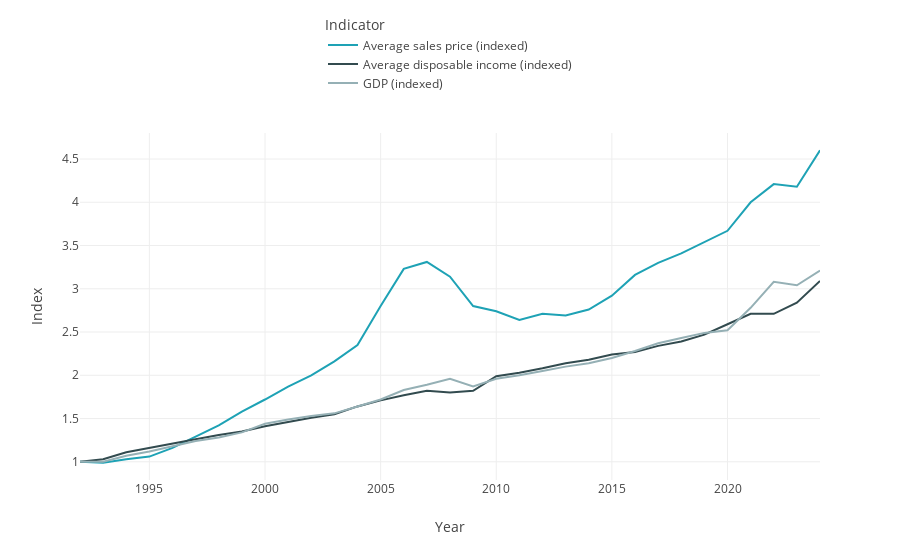

The notebook cell saved with this chart:
### Markdown cell above
### English

### Code cell
# Plotting the data on a chart
fig = px.line(
    data_to_display,
    x="Year",
    y="Index",
    color="Indicator",
)
# fig.update_layout({"title": chart_title_en})
fig.update_traces(textposition="top center")

# Customize the layout to position the legend in the middle on top
fig.update_layout(
    legend=dict(
        x=0.5,  # Position along the x-axis (0.5 is the center)
        y=1.1,  # Position above the plot area (greater than 1 to move it above)
        xanchor="center",  # Center the legend horizontally
        yanchor="bottom",  # Align the bottom of the legend to the y=1.1 position
        bgcolor="rgba(255, 255, 255, 0.5)",  # Transparent background for the legend
    ),
)

# Export to a standalone HTML file
html_str = pio.to_html(fig, full_html=False, include_plotlyjs="cdn")
with open("Charts/Figure3_EN.html", "w", encoding="utf-8") as f:
    f.write(html_str)

# Exporting as a PNG file
# fig.write_image("Charts/Figure3_EN.png")

# Previewing
fig

### Figure 1 — Plotly figure (JSON) as saved in the notebook; plotly's stock layout.template omitted (floating-point values rounded to 4 significant figures)
{"data": [{"hovertemplate": "Indicator=Average sales price (indexed)<br>Year=%{x}<br>Index=%{y}<extra></extra>", "legendgroup": "Average sales price (indexed)", "line": {"color": "#1ea2b5", "dash": "solid"}, "marker": {"symbol": "circle"}, "mode": "lines", "name": "Average sales price (indexed)", "orientation": "v", "showlegend": true, "textposition": "top center", "type": "scatter", "x": [2024, 2023, 2022, 2021, 2020, 2019, 2018, 2017, 2016, 2015, 2014, 2013, 2012, 2011, 2010, 2009, 2008, 2007, 2006, 2005, 2004, 2003, 2002, 2001, 2000, 1999, 1998, 1997, 1996, 1995, 1994, 1993, 1992], "xaxis": "x", "y": [4.6, 4.18, 4.21, 4, 3.67, 3.54, 3.41, 3.3, 3.16, 2.92, 2.76, 2.69, 2.71, 2.64, 2.74, 2.8, 3.14, 3.31, 3.23, 2.8, 2.35, 2.16, 2, 1.87, 1.72, 1.58, 1.42, 1.29, 1.16, 1.06, 1.03, 0.99, 1], "yaxis": "y"}, {"hovertemplate": "Indicator=Average disposable income (indexed)<br>Year=%{x}<br>Index=%{y}<extra></extra>", "legendgroup": "Average disposable income (indexed)", "line": {"color": "#324b4f", "dash": "solid"}, "marker": {"symbol": "circle"}, "mode": "lines", "name": "Average disposable income (indexed)", "orientation": "v", "showlegend": true, "textposition": "top center", "type": "scatter", "x": [2024, 2023, 2022, 2021, 2020, 2019, 2018, 2017, 2016, 2015, 2014, 2013, 2012, 2011, 2010, 2009, 2008, 2007, 2006, 2005, 2004, 2003, 2002, 2001, 2000, 1999, 1998, 1997, 1996, 1995, 1994, 1993, 1992], "xaxis": "x", "y": [3.09, 2.84, 2.71, 2.71, 2.59, 2.47, 2.39, 2.34, 2.27, 2.24, 2.18, 2.14, 2.08, 2.03, 1.99, 1.82, 1.8, 1.82, 1.77, 1.71, 1.64, 1.55, 1.51, 1.46, 1.41, 1.35, 1.31, 1.26, 1.21, 1.16, 1.11, 1.03, 1], "yaxis": "y"}, {"hovertemplate": "Indicator=GDP (indexed)<br>Year=%{x}<br>Index=%{y}<extra></extra>", "legendgroup": "GDP (indexed)", "line": {"color": "#95b0b5", "dash": "solid"}, "marker": {"symbol": "circle"}, "mode": "lines", "name": "GDP (indexed)", "orientation": "v", "showlegend": true, "textposition": "top center", "type": "scatter", "x": [2024, 2023, 2022, 2021, 2020, 2019, 2018, 2017, 2016, 2015, 2014, 2013, 2012, 2011, 2010, 2009, 2008, 2007, 2006, 2005, 2004, 2003, 2002, 2001, 2000, 1999, 1998, 1997, 1996, 1995, 1994, 1993, 1992], "xaxis": "x", "y": [3.21, 3.04, 3.08, 2.78, 2.52, 2.49, 2.43, 2.37, 2.28, 2.2, 2.14, 2.1, 2.05, 2, 1.96, 1.87, 1.96, 1.89, 1.83, 1.72, 1.64, 1.56, 1.53, 1.49, 1.44, 1.34, 1.28, 1.24, 1.18, 1.12, 1.07, 1, 1], "yaxis": "y"}], "layout": {"legend": {"bgcolor": "rgba(255, 255, 255, 0.5)", "title": {"text": "Indicator"}, "tracegroupgap": 0, "x": 0.5, "xanchor": "center", "y": 1.1, "yanchor": "bottom"}, "margin": {"t": 60}, "xaxis": {"anchor": "y", "domain": [0, 1], "title": {"text": "Year"}}, "yaxis": {"anchor": "x", "domain": [0, 1], "title": {"text": "Index"}}}}
